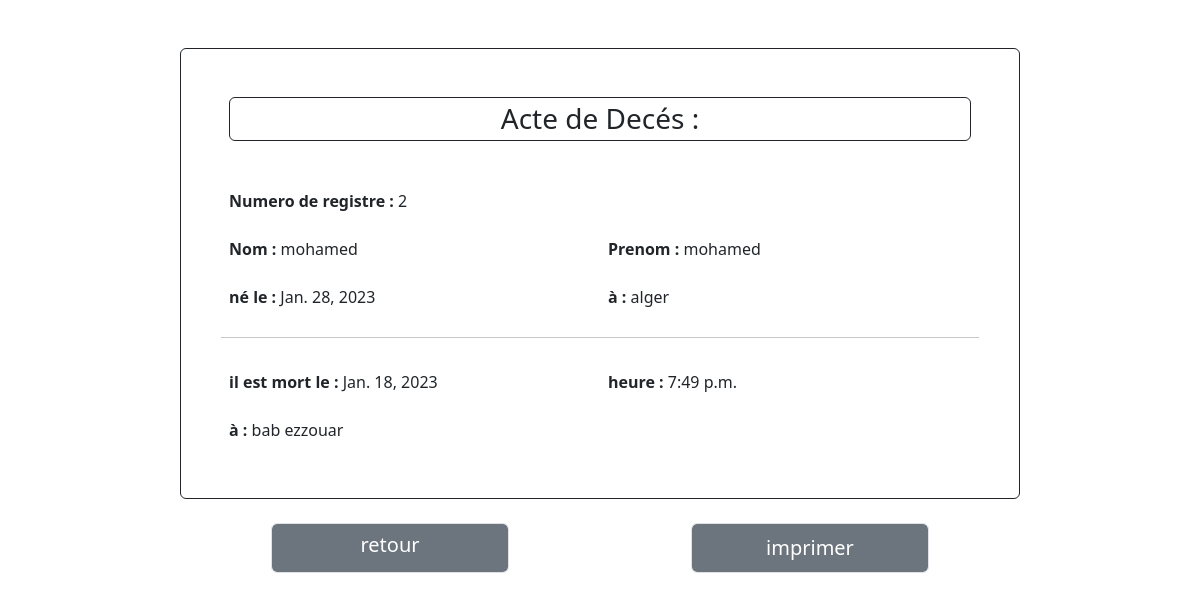
The app's page /editD/3 with its own data.
### app1/models.py (models this page shows, shortened)
class Deces(models.Model):
    officier=models.ForeignKey(Officier,on_delete=models.CASCADE,default=0)
    numero_registre = models.ForeignKey ( RegistreDeces , on_delete = models.CASCADE,default = 0 )
    mariée=models.CharField(max_length = 10,choices = (('oui','OUI'),('non','NON')),default = 'NON')
    jour_deces=models.DateField ( verbose_name = 'Date de deces' )
    heure_deces=models.TimeField ( verbose_name = 'Heure de deces' )
    lieu_deces=models.CharField ( max_length = 250 , verbose_name = 'Lieu de deces' )
    numN=models.ForeignKey(Naissance,on_delete=models.CASCADE,default=0)

class RegistreDeces(models.Model):
    bureau = models.ForeignKey ( Bureauetatcivile , on_delete = models.CASCADE,null = True )
    numero_registre = models.CharField ( max_length = 150 , verbose_name = 'Numero du Registre',primary_key=True )
    annee = models.IntegerField ( verbose_name = 'Annee' , default = datetime.datetime.now ( ).year )
    def __str__ ( self ) :
        return str ( self.numero_registre )

class Naissance(models.Model):
    officier=models.ForeignKey(Officier,on_delete=models.CASCADE,default=0)
    numero_registre = models.ForeignKey(RegistreNaissance,on_delete=models.CASCADE ,default = 0)
    sexe = models.CharField(max_length=150, verbose_name='Precise le sexe', choices=Sexe,default = 'Masculin')
    nom = models.CharField(max_length=250, verbose_name='Nom')
    prenoms = models.CharField(max_length=250, verbose_name='Prenoms')
    date_naiss = models.DateField(verbose_name='Date de Naissance',null = True)
    heure_naiss = models.TimeField(verbose_name='Heure de Naissance')
    hopital = models.ForeignKey(Centre,on_delete=models.CASCADE)
    pays=models.CharField(max_length = 50,verbose_name = 'pays de naissance',default = 'Algérie')
    profession_pere = models.CharField(max_length=250, verbose_name='Profession du Pere', blank=True)
    profession_mere = models.CharField(max_length=250, verbose_name='Profession de la Mere')
    perei=models.ForeignKey("self",on_delete=models.CASCADE,default=1,blank=True,related_name="pereinfo")
    merei=models.ForeignKey("self",on_delete=models.CASCADE,default=1,blank=True,related_name="mereinfo")

class Centre(models.Model):
    libelle_centre = models.CharField(max_length=500, verbose_name="Centre de Santé")
    situation = models.CharField(max_length=500, verbose_name="Situation Geographique du Centre")

### app1/views.py (the view)
# urls.py: path('editD/<int:id>', views.editD,name="editD"),
def editD(request, id):
    acte = Deces.objects.get(id=id)
    return render(request,'voirD.html', {'acte':acte })

### templates/voirD.html (shortened to what this page needs)
<!DOCTYPE html>
{% load static %}
<html lang="en">
<head>
    <link rel="stylesheet" href="/static/css/bootstrap.min.css">
</head>
<body>
    <div id="pdf">
    <div class="container mt-5 border border-dark rounded p-5"  style=" width :70%;">
        <h3 class="text-center border border-dark rounded p-1 mb-5"> Acte de Decés : </h3>
        <form method="post"  class="form-group row g-3 " >
            <div class="col-6">
                <label  class="form-label " style="text-align:left">Numero de registre : </label>
                {{acte.numero_registre}}
            </div>
            <div class="col-6">
            </div>
            <br>
            <div class="col-6">
                <label  class="form-label">Nom : </label>
                {{acte.numN.nom}}
            </div>
            <div class="col-6">
                <label  class="form-label">Prenom : </label>
                {{acte.numN.prenoms}}
            </div>
            <div class="col-6">
                <label  class="form-label">né le : </label>
                {{acte.numN.date_naiss}}
            </div>
            <div class="col-6">
                <label class="form-label">à : </label>
                {{acte.numN.hopital.situation}}
            </div>
            <hr style="margin-top:20px">
            <div class="col-6">
                <label class="form-label">il est mort le : </label>
                {{acte.jour_deces}}
            </div>
            <div class="col-6">
                <label  class="form-label">heure : </label>
                {{acte.heure_deces}}
            </div>
            <div class="col-6">
                <label  class="form-label">à : </label>
                {{acte.lieu_deces}}
            </div>
            <br>
        </form>
    </div>
        </div>
    <div class="row" style="width:70% ;margin-left:15%">
        <div class="col-6 ">
            <br>
            <a href="{% url 'searchD' %}" class="form-control bg-secondary fs-5 text-white mb-5 topdf" style="text-decoration:none;width:60%;height:50px;text-align:center;margin-left:20%" >retour</a>
        </div>
        <div class="col-6 ">
            <br>
            <input onclick="printPage()" type="submit" id="ajt1" class="form-control bg-secondary fs-5 text-white mb-5 topdf" style="width:60%;height:50px;text-align:center;margin-left:20%" value="imprimer">
        </div>
        </div>
</body>
</html>

### templates/voirD.html (style rules this page uses)
label { font-weight:600 }

### records on screen
Deces: numero_registre "2", numN.nom "mohamed", numN.prenoms "mohamed", numN.date_naiss "Jan. 28, 2023", numN.hopital.situation "alger", jour_deces "Jan. 18, 2023", heure_deces "7:49 p.m.", lieu_deces "bab ezzouar"
